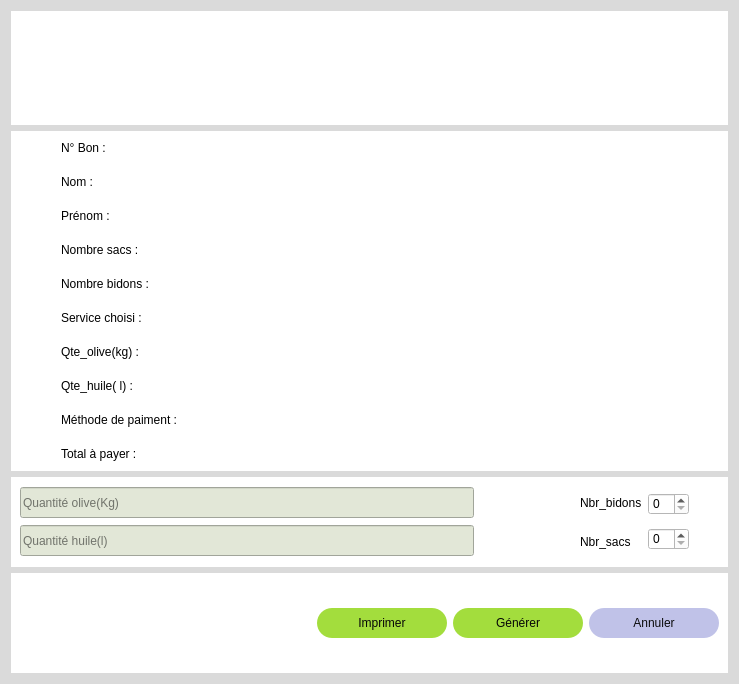
<?xml version="1.0" encoding="UTF-8"?>
<ui version="4.0">
 <class>Form</class>
 <widget class="QWidget" name="Form">
  <property name="geometry">
   <rect>
    <x>0</x>
    <y>0</y>
    <width>739</width>
    <height>684</height>
   </rect>
  </property>
  <property name="windowTitle">
   <string>Form</string>
  </property>
  <property name="styleSheet">
   <string notr="true">background-color: rgb(218, 218, 218);</string>
  </property>
  <layout class="QVBoxLayout" name="verticalLayout_2">
   <item>
    <widget class="QWidget" name="widget_2" native="true">
     <property name="styleSheet">
      <string notr="true">background-color: rgb(255, 255, 255);
border:none;</string>
     </property>
     <layout class="QHBoxLayout" name="horizontalLayout_5">
      <item>
       <widget class="QLabel" name="label_13">
        <property name="text">
         <string/>
        </property>
       </widget>
      </item>
      <item>
       <spacer name="horizontalSpacer">
        <property name="orientation">
         <enum>Qt::Horizontal</enum>
        </property>
        <property name="sizeHint" stdset="0">
         <size>
          <width>643</width>
          <height>17</height>
         </size>
        </property>
       </spacer>
      </item>
      <item>
       <widget class="QPushButton" name="apercu_btn">
        <property name="maximumSize">
         <size>
          <width>40</width>
          <height>40</height>
         </size>
        </property>
        <property name="styleSheet">
         <string notr="true">QPushButton{
border:none;}

QPushButton:hover{

	background-color: rgb(189, 191, 228);

}
QPushButton:pressed{
border-radius:10px;
	background-color: rgb(163, 221, 61);

}



</string>
        </property>
        <property name="text">
         <string/>
        </property>
        <property name="icon">
         <iconset>
          <normaloff>../IMAGES/icones/document.png</normaloff>../IMAGES/icones/document.png</iconset>
        </property>
        <property name="iconSize">
         <size>
          <width>40</width>
          <height>40</height>
         </size>
        </property>
       </widget>
      </item>
     </layout>
    </widget>
   </item>
   <item>
    <widget class="QWidget" name="widget_bon" native="true">
     <property name="styleSheet">
      <string notr="true">font: 12pt &quot;Arial&quot;;
background-color: rgb(255, 255, 255);
border:none;</string>
     </property>
     <layout class="QHBoxLayout" name="horizontalLayout_6">
      <property name="leftMargin">
       <number>50</number>
      </property>
      <property name="rightMargin">
       <number>50</number>
      </property>
      <item>
       <layout class="QVBoxLayout" name="verticalLayout_3">
        <property name="spacing">
         <number>18</number>
        </property>
        <item>
         <layout class="QHBoxLayout" name="horizontalLayout_2">
          <item>
           <widget class="QLabel" name="label_9">
            <property name="text">
             <string>N° Bon :</string>
            </property>
           </widget>
          </item>
         </layout>
        </item>
        <item>
         <widget class="QLabel" name="label">
          <property name="text">
           <string>Nom :</string>
          </property>
         </widget>
        </item>
        <item>
         <widget class="QLabel" name="label_3">
          <property name="text">
           <string>Prénom :</string>
          </property>
         </widget>
        </item>
        <item>
         <widget class="QLabel" name="label_2">
          <property name="text">
           <string>Nombre sacs :</string>
          </property>
         </widget>
        </item>
        <item>
         <widget class="QLabel" name="label_4">
          <property name="text">
           <string>Nombre bidons :</string>
          </property>
         </widget>
        </item>
        <item>
         <widget class="QLabel" name="label_5">
          <property name="text">
           <string>Service choisi :</string>
          </property>
         </widget>
        </item>
        <item>
         <widget class="QLabel" name="label_6">
          <property name="text">
           <string>Qte_olive(kg) :</string>
          </property>
         </widget>
        </item>
        <item>
         <widget class="QLabel" name="label_12">
          <property name="text">
           <string>Qte_huile( l) :</string>
          </property>
         </widget>
        </item>
        <item>
         <widget class="QLabel" name="label_7">
          <property name="text">
           <string>Méthode de paiment :</string>
          </property>
         </widget>
        </item>
        <item>
         <widget class="QLabel" name="label_8">
          <property name="text">
           <string>Total à payer : </string>
          </property>
         </widget>
        </item>
       </layout>
      </item>
      <item>
       <spacer name="horizontalSpacer_3">
        <property name="orientation">
         <enum>Qt::Horizontal</enum>
        </property>
        <property name="sizeHint" stdset="0">
         <size>
          <width>40</width>
          <height>20</height>
         </size>
        </property>
       </spacer>
      </item>
      <item>
       <layout class="QVBoxLayout" name="verticalLayout">
        <property name="spacing">
         <number>18</number>
        </property>
        <item>
         <widget class="QLineEdit" name="le1">
          <property name="styleSheet">
           <string notr="true">border:none;</string>
          </property>
         </widget>
        </item>
        <item>
         <widget class="QLineEdit" name="le2"/>
        </item>
        <item>
         <widget class="QLineEdit" name="le3"/>
        </item>
        <item>
         <widget class="QLineEdit" name="le4"/>
        </item>
        <item>
         <widget class="QLineEdit" name="le5"/>
        </item>
        <item>
         <widget class="QLineEdit" name="le6"/>
        </item>
        <item>
         <widget class="QLineEdit" name="le7"/>
        </item>
        <item>
         <widget class="QLineEdit" name="le8">
          <property name="styleSheet">
           <string notr="true"/>
          </property>
         </widget>
        </item>
        <item>
         <widget class="QLineEdit" name="le9"/>
        </item>
        <item>
         <widget class="QLineEdit" name="le10"/>
        </item>
       </layout>
      </item>
     </layout>
    </widget>
   </item>
   <item>
    <widget class="QWidget" name="widget" native="true">
     <property name="maximumSize">
      <size>
       <width>16777215</width>
       <height>90</height>
      </size>
     </property>
     <property name="styleSheet">
      <string notr="true">
QWidget{

background-color: rgb(255, 255, 255);}
QLineEdit{
height:25px;
font: 63 10pt &quot;Bahnschrift SemiBold&quot;;
border-bottom:2px solid #ac7e74;
background-color: rgb(226, 231, 215);

}



</string>
     </property>
     <layout class="QHBoxLayout" name="horizontalLayout_4">
      <item>
       <layout class="QVBoxLayout" name="verticalLayout_4">
        <item>
         <widget class="QLineEdit" name="lineEdit">
          <property name="placeholderText">
           <string>Quantité olive(Kg)</string>
          </property>
         </widget>
        </item>
        <item>
         <widget class="QLineEdit" name="lineEdit_2">
          <property name="placeholderText">
           <string>Quantité huile(l)</string>
          </property>
         </widget>
        </item>
       </layout>
      </item>
      <item>
       <layout class="QHBoxLayout" name="horizontalLayout">
        <property name="leftMargin">
         <number>100</number>
        </property>
        <property name="rightMargin">
         <number>30</number>
        </property>
        <item>
         <layout class="QVBoxLayout" name="verticalLayout_6">
          <item>
           <widget class="QLabel" name="label_11">
            <property name="styleSheet">
             <string notr="true">font: 63 11pt &quot;Bahnschrift SemiBold&quot;;
background-color: rgb(255, 255, 255);
border:none;</string>
            </property>
            <property name="text">
             <string>Nbr_bidons</string>
            </property>
           </widget>
          </item>
          <item>
           <widget class="QLabel" name="label_10">
            <property name="styleSheet">
             <string notr="true">font: 63 11pt &quot;Bahnschrift SemiBold&quot;;
background-color: rgb(255, 255, 255);
border:none;</string>
            </property>
            <property name="text">
             <string>Nbr_sacs</string>
            </property>
           </widget>
          </item>
         </layout>
        </item>
        <item>
         <layout class="QVBoxLayout" name="verticalLayout_5">
          <item>
           <widget class="QSpinBox" name="spinBox_2"/>
          </item>
          <item>
           <widget class="QSpinBox" name="spinBox"/>
          </item>
         </layout>
        </item>
       </layout>
      </item>
     </layout>
    </widget>
   </item>
   <item>
    <widget class="QWidget" name="widget_4" native="true">
     <property name="maximumSize">
      <size>
       <width>16777215</width>
       <height>100</height>
      </size>
     </property>
     <property name="styleSheet">
      <string notr="true">QWidget{

background-color: rgb(255, 255, 255);}


QPushButton{
font: 63 11pt &quot;Bahnschrift SemiBold&quot;;
text-align:center;
	color: rgb(6, 6, 6);
border-radius:15px;
height:30px;
	background-color: rgb(163, 221, 61);
width:130px;



}
QPushButton:hover{
border:2px solid;
	border-color: rgb(32, 80, 10);

	color: rgb(77, 77, 77);
	
}
QPushButton:pressed{
	
	color: rgb(0, 0, 0);
	background-color: rgb(33, 83, 10);


}</string>
     </property>
     <layout class="QHBoxLayout" name="horizontalLayout_3">
      <item>
       <spacer name="horizontalSpacer_2">
        <property name="orientation">
         <enum>Qt::Horizontal</enum>
        </property>
        <property name="sizeHint" stdset="0">
         <size>
          <width>40</width>
          <height>20</height>
         </size>
        </property>
       </spacer>
      </item>
      <item>
       <widget class="QPushButton" name="imprimer_btn">
        <property name="text">
         <string>Imprimer</string>
        </property>
        <property name="icon">
         <iconset>
          <normaloff>../IMAGES/icones/impression.png</normaloff>../IMAGES/icones/impression.png</iconset>
        </property>
       </widget>
      </item>
      <item>
       <widget class="QPushButton" name="g_btn">
        <property name="text">
         <string>Générer</string>
        </property>
        <property name="icon">
         <iconset>
          <normaloff>../IMAGES/icones/editer.png</normaloff>../IMAGES/icones/editer.png</iconset>
        </property>
       </widget>
      </item>
      <item>
       <widget class="QPushButton" name="pushButton">
        <property name="styleSheet">
         <string notr="true">QPushButton{
	
background-color: rgb(192, 194, 232);
color: rgb(11, 11, 11);


}
QPushButton:hover{
border-color:rgb(111, 97, 188);
}

	


QPushButton:pressed{
background-color: rgb(111, 97, 188);

}

</string>
        </property>
        <property name="text">
         <string>Annuler</string>
        </property>
        <property name="icon">
         <iconset>
          <normaloff>../IMAGES/icones/croix-cercle.png</normaloff>../IMAGES/icones/croix-cercle.png</iconset>
        </property>
       </widget>
      </item>
     </layout>
    </widget>
   </item>
  </layout>
 </widget>
 <resources/>
 <connections>
  <connection>
   <sender>spinBox_2</sender>
   <signal>textChanged(QString)</signal>
   <receiver>le5</receiver>
   <slot>setText(QString)</slot>
   <hints>
    <hint type="sourcelabel">
     <x>639</x>
     <y>437</y>
    </hint>
    <hint type="destinationlabel">
     <x>501</x>
     <y>176</y>
    </hint>
   </hints>
  </connection>
  <connection>
   <sender>spinBox</sender>
   <signal>textChanged(QString)</signal>
   <receiver>le4</receiver>
   <slot>setText(QString)</slot>
   <hints>
    <hint type="sourcelabel">
     <x>636</x>
     <y>467</y>
    </hint>
    <hint type="destinationlabel">
     <x>533</x>
     <y>139</y>
    </hint>
   </hints>
  </connection>
  <connection>
   <sender>lineEdit</sender>
   <signal>textChanged(QString)</signal>
   <receiver>le7</receiver>
   <slot>setText(QString)</slot>
   <hints>
    <hint type="sourcelabel">
     <x>192</x>
     <y>427</y>
    </hint>
    <hint type="destinationlabel">
     <x>495</x>
     <y>255</y>
    </hint>
   </hints>
  </connection>
  <connection>
   <sender>lineEdit_2</sender>
   <signal>textChanged(QString)</signal>
   <receiver>le8</receiver>
   <slot>setText(QString)</slot>
   <hints>
    <hint type="sourcelabel">
     <x>163</x>
     <y>469</y>
    </hint>
    <hint type="destinationlabel">
     <x>450</x>
     <y>301</y>
    </hint>
   </hints>
  </connection>
  <connection>
   <sender>pushButton</sender>
   <signal>clicked()</signal>
   <receiver>le8</receiver>
   <slot>clear()</slot>
   <hints>
    <hint type="sourcelabel">
     <x>592</x>
     <y>521</y>
    </hint>
    <hint type="destinationlabel">
     <x>542</x>
     <y>304</y>
    </hint>
   </hints>
  </connection>
  <connection>
   <sender>pushButton</sender>
   <signal>clicked()</signal>
   <receiver>le7</receiver>
   <slot>clear()</slot>
   <hints>
    <hint type="sourcelabel">
     <x>610</x>
     <y>525</y>
    </hint>
    <hint type="destinationlabel">
     <x>564</x>
     <y>266</y>
    </hint>
   </hints>
  </connection>
  <connection>
   <sender>pushButton</sender>
   <signal>clicked()</signal>
   <receiver>le5</receiver>
   <slot>clear()</slot>
   <hints>
    <hint type="sourcelabel">
     <x>624</x>
     <y>525</y>
    </hint>
    <hint type="destinationlabel">
     <x>546</x>
     <y>186</y>
    </hint>
   </hints>
  </connection>
  <connection>
   <sender>pushButton</sender>
   <signal>clicked()</signal>
   <receiver>le4</receiver>
   <slot>clear()</slot>
   <hints>
    <hint type="sourcelabel">
     <x>630</x>
     <y>517</y>
    </hint>
    <hint type="destinationlabel">
     <x>572</x>
     <y>149</y>
    </hint>
   </hints>
  </connection>
  <connection>
   <sender>pushButton</sender>
   <signal>clicked()</signal>
   <receiver>le10</receiver>
   <slot>clear()</slot>
   <hints>
    <hint type="sourcelabel">
     <x>621</x>
     <y>520</y>
    </hint>
    <hint type="destinationlabel">
     <x>459</x>
     <y>383</y>
    </hint>
   </hints>
  </connection>
 </connections>
</ui>
